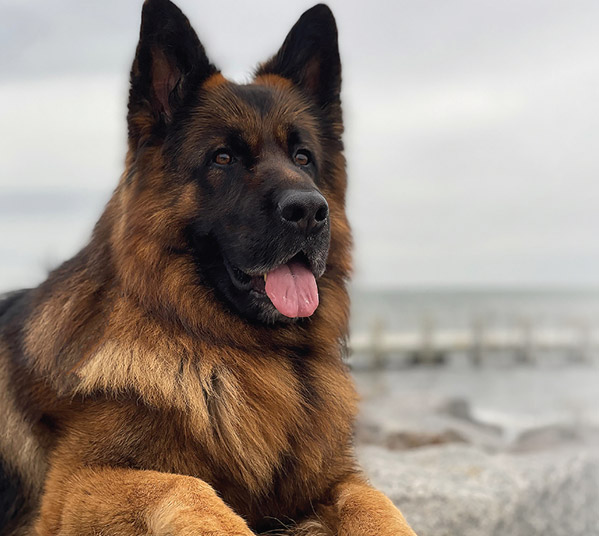
#> input picture VISION_ARTIFICIAL/PRACTICAS/p4/dog5.jpg, 599 x 536 px, found by its file name
$ python segmentacion_dog5.py
#> lines starting #> are read from the running program, lines starting #| are printed output that depends on the picture; after the words box and inside, x2 and y2 are one past the last pixel; in counts of white or black regions, pixels touching at a corner belong together
import cv2
import numpy as np
from PIL import Image

#TOMAMOS LA IMAGEN
img = Image.open("VISION_ARTIFICIAL\PRACTICAS\p4\dog5.jpg")
#> img is the input picture: PIL image 599x536 RGB; mean R, G, B 152.8, 140, 130.6
img_array = np.array(img)
img_array = cv2.resize(img_array,(500,300))
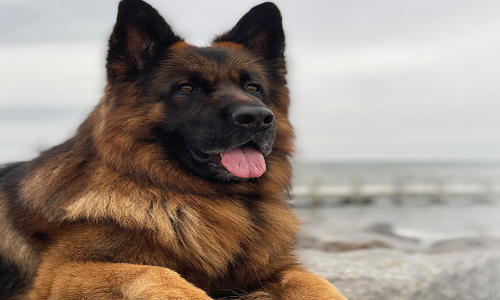
#> img_array: shape (300, 500, 3); mean R, G, B 152.7, 139.9, 130.5

#Separamos por forma de color
rgb_img = cv2.cvtColor(img_array, code=cv2.COLOR_BGR2RGB)
lab_img = cv2.cvtColor(img_array, code=cv2.COLOR_BGR2LAB)
#> lab_img: shape (300, 500, 3); mean of channels 0, 1, 2 143.6, 128.6, 119.6
hsv_img = cv2.cvtColor(img_array, code=cv2.COLOR_BGR2HSV)
#> hsv_img: shape (300, 500, 3); mean H, S, V 85.5, 58.1, 153.9

#Visualizamos por formas de color
cv2.imshow("imagen original", rgb_img)

#RGB
cv2.imshow("canal R", rgb_img[:,:,0])
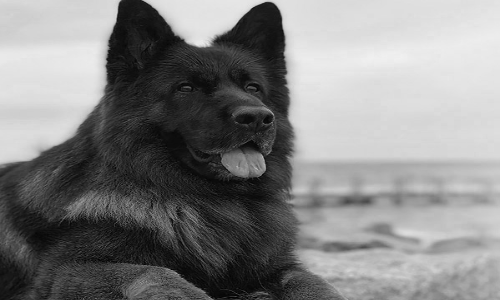
#> window 'canal R': shape (300, 500); min 0, max 241, mean 130.5
# [14 lines of commented-out code are left out]
channel = np.copy(rgb_img[:,:,0])
smooth_h = cv2.medianBlur(channel,45)
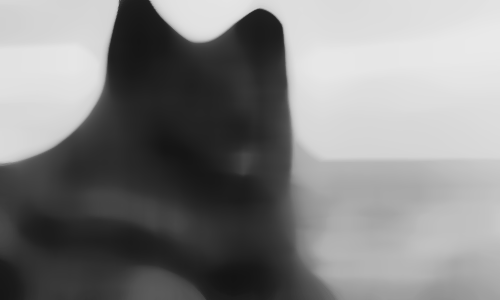
#> smooth_h: shape (300, 500); min 19, max 233, mean 130.3
cv2.imshow("canal A con filtro blur", smooth_h)

#Aplicamos segmentacion
all_segmented = np.copy(smooth_h)
all_segmented[all_segmented<=95] = 0
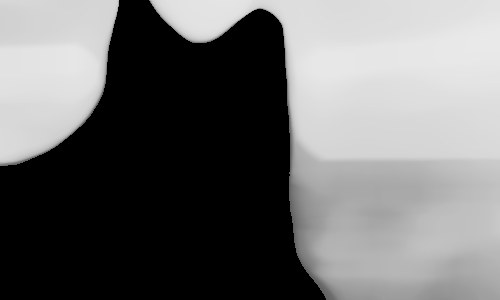
#> all_segmented: shape (300, 500); min 0, max 233, mean 109.9
all_segmented[all_segmented>0] = 255
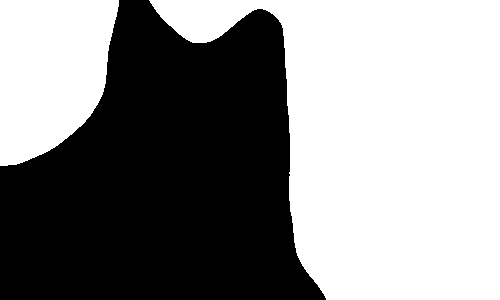
#> all_segmented: shape (300, 500); 54.3% white; 1 black region, box (x1, y1, x2, y2) and area: (0, 0, 326, 300) 68549

cv2.imshow("imagen segementada", all_segmented)

cv2.waitKey(0)
cv2.destroyAllWindows()

$ run again, with VISION_ARTIFICIAL/PRACTICAS/p4/dog1.jpg copied over VISION_ARTIFICIAL/PRACTICAS/p4/dog5.jpg
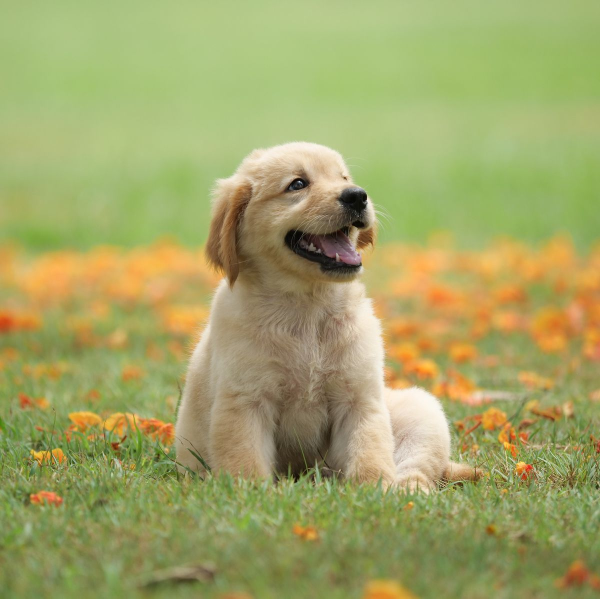
#> input picture VISION_ARTIFICIAL/PRACTICAS/p4/dog1.jpg, 1200 x 1197 px, found by its file name (shown at 1/2 size)
#> img is the input picture: PIL image 1200x1197 RGB; mean R, G, B 161.9, 164.3, 102.4
#> lab_img: shape (300, 500, 3); mean of channels 0, 1, 2 161.6, 108.5, 123.1
#> hsv_img: shape (300, 500, 3); mean H, S, V 88.3, 105.9, 174.5
#> `smooth_h = cv2.medianBlur(channel,45)`:
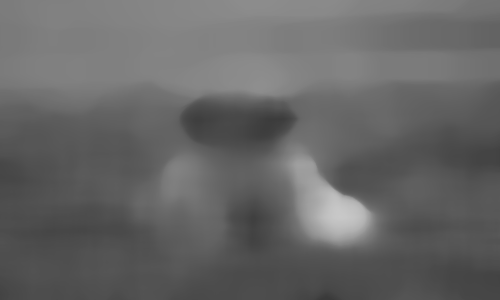
#> smooth_h: shape (300, 500); min 58, max 200, mean 101.9
#> `all_segmented[all_segmented>0] = 255`:
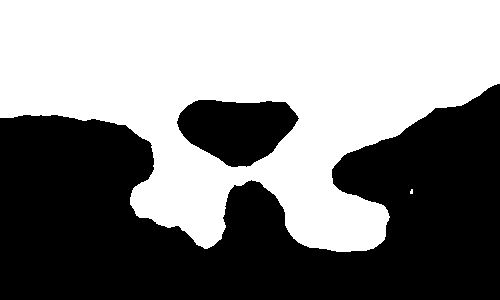
#> all_segmented: shape (300, 500); 51.4% white; 2 black regions, box (x1, y1, x2, y2) and area: (0, 84, 500, 300) 67183, (177, 100, 299, 167) 5772

$ run again, with VISION_ARTIFICIAL/PRACTICAS/p4/dog3.jpg copied over VISION_ARTIFICIAL/PRACTICAS/p4/dog5.jpg
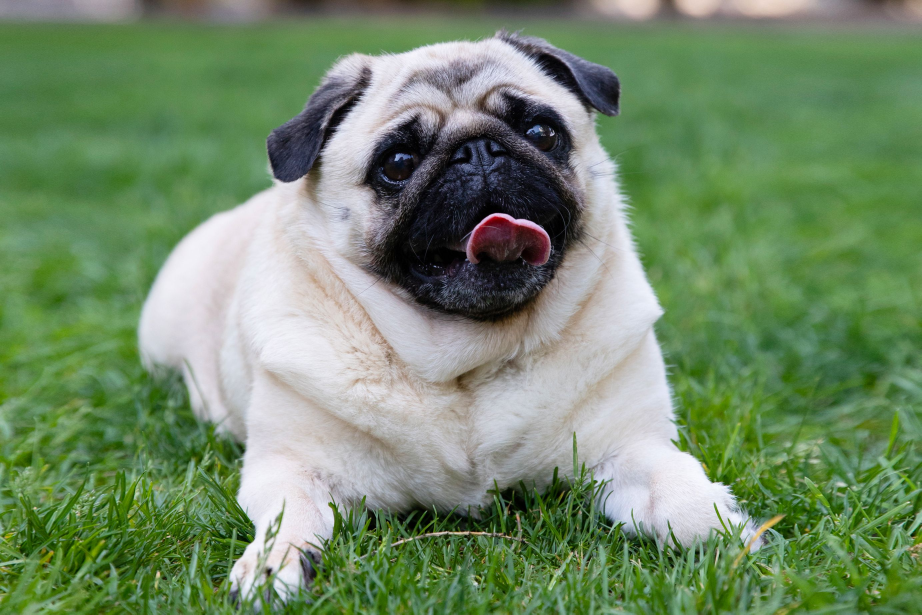
#> input picture VISION_ARTIFICIAL/PRACTICAS/p4/dog3.jpg, 2765 x 1843 px, found by its file name (shown at 1/3 size)
#> img is the input picture: PIL image 2765x1843 RGB; mean R, G, B 114.6, 138.7, 105.2
#> lab_img: shape (300, 500, 3); mean of channels 0, 1, 2 138.9, 111.9, 138
#> hsv_img: shape (300, 500, 3); mean H, S, V 75.7, 85, 142
#> `smooth_h = cv2.medianBlur(channel,45)`:
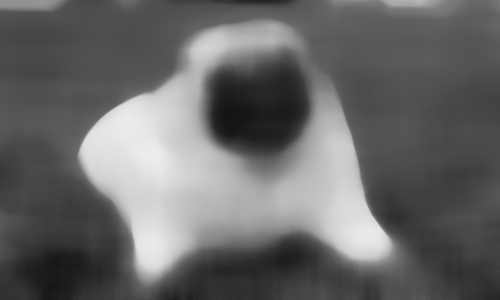
#> smooth_h: shape (300, 500); min 20, max 237, mean 104.3
#> `all_segmented[all_segmented>0] = 255`:
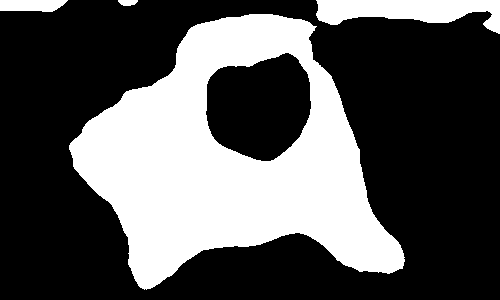
#> all_segmented: shape (300, 500); 33.8% white; 4 white regions, box (x1, y1, x2, y2) and area: (69, 14, 405, 290) 46246, (316, 0, 500, 34) 3647, (0, 0, 68, 12) 695, (118, 0, 138, 6) 96

$ run again, with VISION_ARTIFICIAL/PRACTICAS/p4/dog6.jpg copied over VISION_ARTIFICIAL/PRACTICAS/p4/dog5.jpg
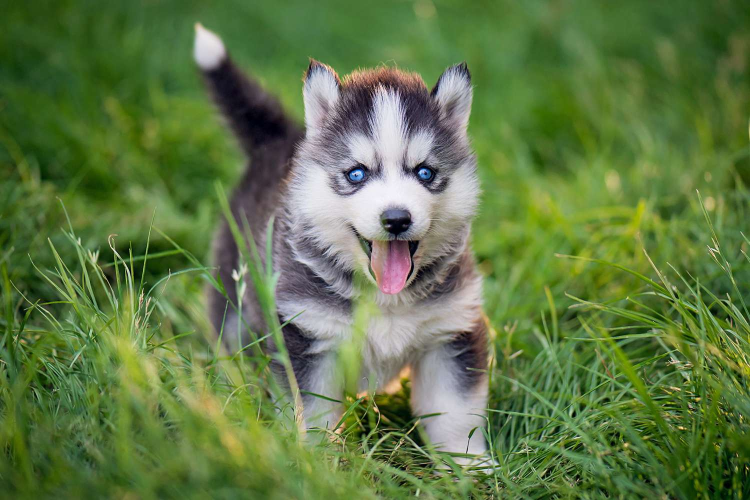
#> input picture VISION_ARTIFICIAL/PRACTICAS/p4/dog6.jpg, 1500 x 1000 px, found by its file name (shown at 1/2 size)
#> img is the input picture: PIL image 1500x1000 RGB; mean R, G, B 95.2, 119.5, 68.5
#> lab_img: shape (300, 500, 3); mean of channels 0, 1, 2 117.8, 106.2, 136.9
#> hsv_img: shape (300, 500, 3); mean H, S, V 82.5, 126.1, 122
#> `smooth_h = cv2.medianBlur(channel,45)`:
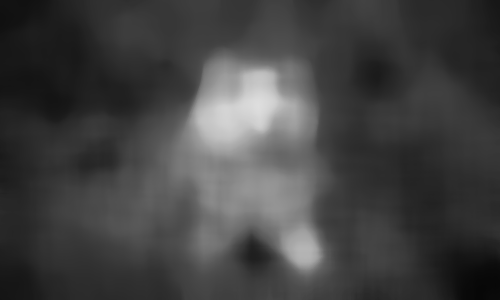
#> smooth_h: shape (300, 500); min 7, max 222, mean 66.2
#> `all_segmented[all_segmented>0] = 255`:
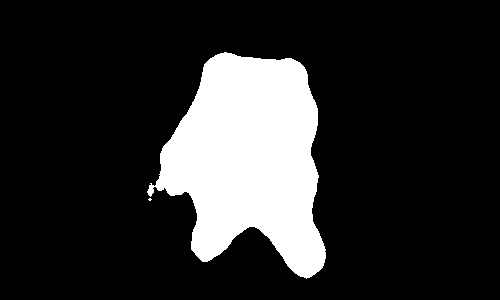
#> all_segmented: shape (300, 500); 17.1% white; 2 white regions (1 under 20 px), largest, box (x1, y1, x2, y2) and area: (147, 52, 326, 279) 25706
